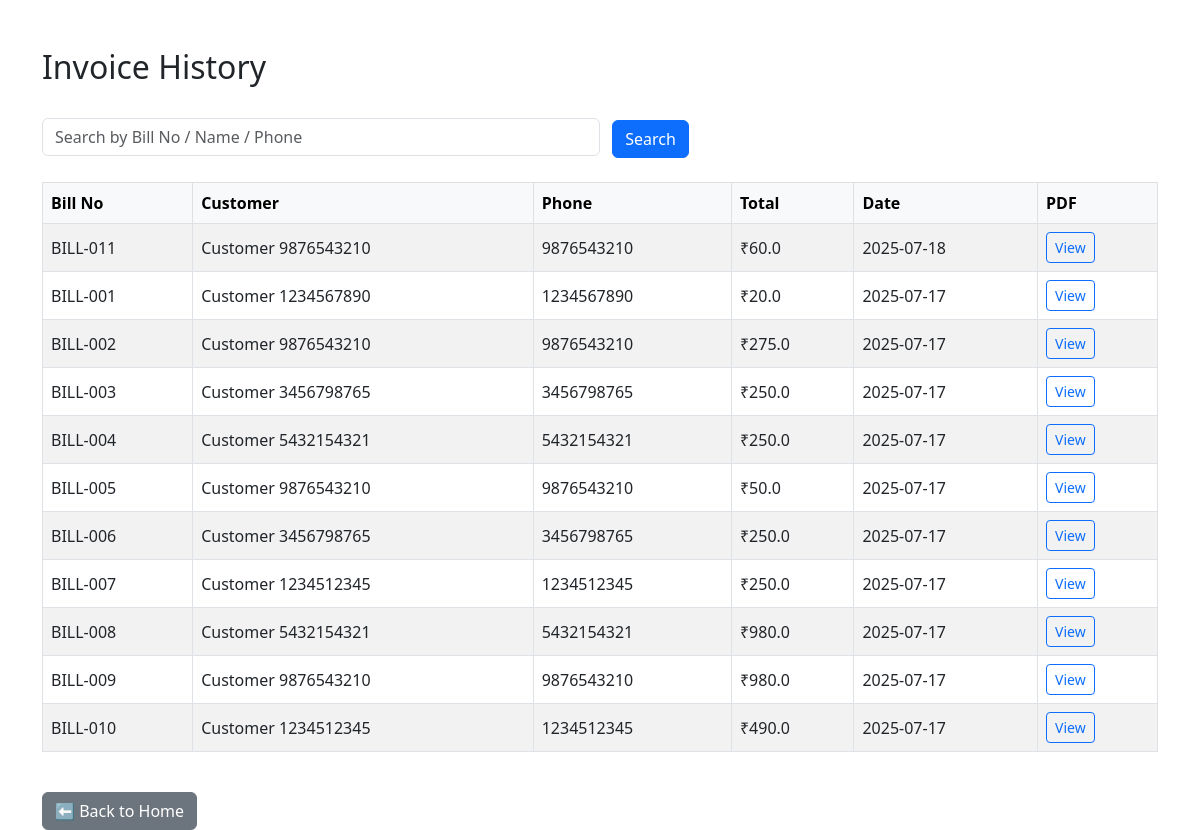
/invoices (signed in), run on the app's committed database.
### Bill/models.py (models this page shows, shortened)
class Invoice(db.Model):
    __tablename__ = 'invoice'
    id = db.Column(db.Integer, primary_key=True)
    customer_id = db.Column(db.Integer, db.ForeignKey('customer.id'))
    total = db.Column(db.Float, nullable=False)
    date = db.Column(db.String, default=lambda: datetime.now().strftime('%Y-%m-%d'))
    bill_no = db.Column(db.String(20), unique=True)
    total_items = db.Column(db.Integer)
    total_qty = db.Column(db.Float)
    customer = db.relationship('Customer', backref='invoices')
    items = db.relationship('InvoiceItem', backref ='invoice',lazy=True)

class Customer(db.Model):
    __tablename__ = 'customer'
    id = db.Column(db.Integer, primary_key=True)
    name = db.Column(db.String(100), nullable=False)
    phone = db.Column(db.String(10), nullable=False)

### Bill/app.py (the view, shortened to what this page needs)
@app.route('/invoices')
@login_required
@admin_required
def all_invoices():
    search_query = request.args.get('search', '').strip()
    query = Invoice.query.join(Invoice.customer).options(joinedload(Invoice.customer))
    invoices = query.order_by(Invoice.date.desc()).all()
    for invoice in invoices:
        if isinstance(invoice.date, datetime):
            invoice.date_str = invoice.date.strftime('%d-%m-%Y %H:%M')
        else:
            invoice.date_str = invoice.date
    return render_template('invoice_list.html', invoices=invoices, search_query=search_query)

### Bill/app.py (called while the page is built)
@login_manager.user_loader
def load_user(user_id):
    return User.query.get(int(user_id))

def admin_required(f):
    @wraps(f)
    def decorated_function(*args, **kwargs):
        if not current_user.is_authenticated or not getattr(current_user, "is_admin", False):
            abort(403)
        return f(*args, **kwargs)
    return decorated_function

@app.context_processor
def inject_now():
    return {'current_year': datetime.now().year}

### templates/invoice_list.html (shortened to what this page needs)
<!DOCTYPE html>
<html>
<head>
    <link href="https://cdn.jsdelivr.net/npm/bootstrap@5.3.0/dist/css/bootstrap.min.css" rel="stylesheet">
</head>
<body class="container">
    <h2>Invoice History</h2>
    <form method="get" action="{{ url_for('all_invoices') }}" class="search-form">
        <input type="text" name="search" class="form-control search-input" placeholder="Search by Bill No / Name / Phone" value="{{ search_query or '' }}">
        <button type="submit" class="btn btn-primary">Search</button>
    </form>
    <table class="table table-bordered table-striped">
        <thead class="table-light">
            <tr>
                <th>Bill No</th>
                <th>Customer</th>
                <th>Phone</th>
                <th>Total</th>
                <th>Date</th>
                <th>PDF</th>
            </tr>
        </thead>
        <tbody>
            {% for invoice in invoices %}
            <tr>
                <td>{{ invoice.bill_no }}</td>
                <td>{{ invoice.customer.name }}</td>
                <td>{{ invoice.customer.phone }}</td>
                <td>₹{{ invoice.total }}</td>
                <td>{{ invoice.date_str }}</td>
                <td>
                    <a href="{{ url_for('generate_invoice', invoice_id=invoice.id) }}" class="btn btn-sm btn-outline-primary">View</a>
                </td>
            </tr>
            {% else %}
                <tr><td colspan="6">No invoices found.</td></tr>
            {% endfor %}
        </tbody>
    </table>
    <a href="{{ url_for('home') }}" class="btn btn-secondary back-button">⬅ Back to Home</a>
</body>
</html>

### templates/invoice_list.html (style rules this page uses)
body { margin-top: 3rem; }
h2 { margin-bottom: 2rem; }
.search-form { margin-bottom: 1.5rem; }
.search-input { display: inline-block; width: 50%; margin-right: 0.5rem; }
.back-button { margin-top: 1.5rem; }
.table th, .table td { vertical-align: middle; }

### data on the page
Invoice: bill_no "BILL-011", customer.name "Customer 9876543210", customer.phone "9876543210", total "60.0", date_str "2025-07-18"
Invoice: bill_no "BILL-001", customer.name "Customer 1234567890", customer.phone "1234567890", total "20.0", date_str "2025-07-17"
Invoice: bill_no "BILL-002", customer.name "Customer 9876543210", customer.phone "9876543210", total "275.0", date_str "2025-07-17"
Invoice: bill_no "BILL-003", customer.name "Customer 3456798765", customer.phone "3456798765", total "250.0", date_str "2025-07-17"
Invoice: bill_no "BILL-004", customer.name "Customer 5432154321", customer.phone "5432154321", total "250.0", date_str "2025-07-17"
Invoice: bill_no "BILL-005", customer.name "Customer 9876543210", customer.phone "9876543210", total "50.0", date_str "2025-07-17"
Invoice: bill_no "BILL-006", customer.name "Customer 3456798765", customer.phone "3456798765", total "250.0", date_str "2025-07-17"
Invoice: bill_no "BILL-007", customer.name "Customer 1234512345", customer.phone "1234512345", total "250.0", date_str "2025-07-17"
Invoice: bill_no "BILL-008", customer.name "Customer 5432154321", customer.phone "5432154321", total "980.0", date_str "2025-07-17"
Invoice: bill_no "BILL-009", customer.name "Customer 9876543210", customer.phone "9876543210", total "980.0", date_str "2025-07-17"
Invoice: bill_no "BILL-010", customer.name "Customer 1234512345", customer.phone "1234512345", total "490.0", date_str "2025-07-17"
